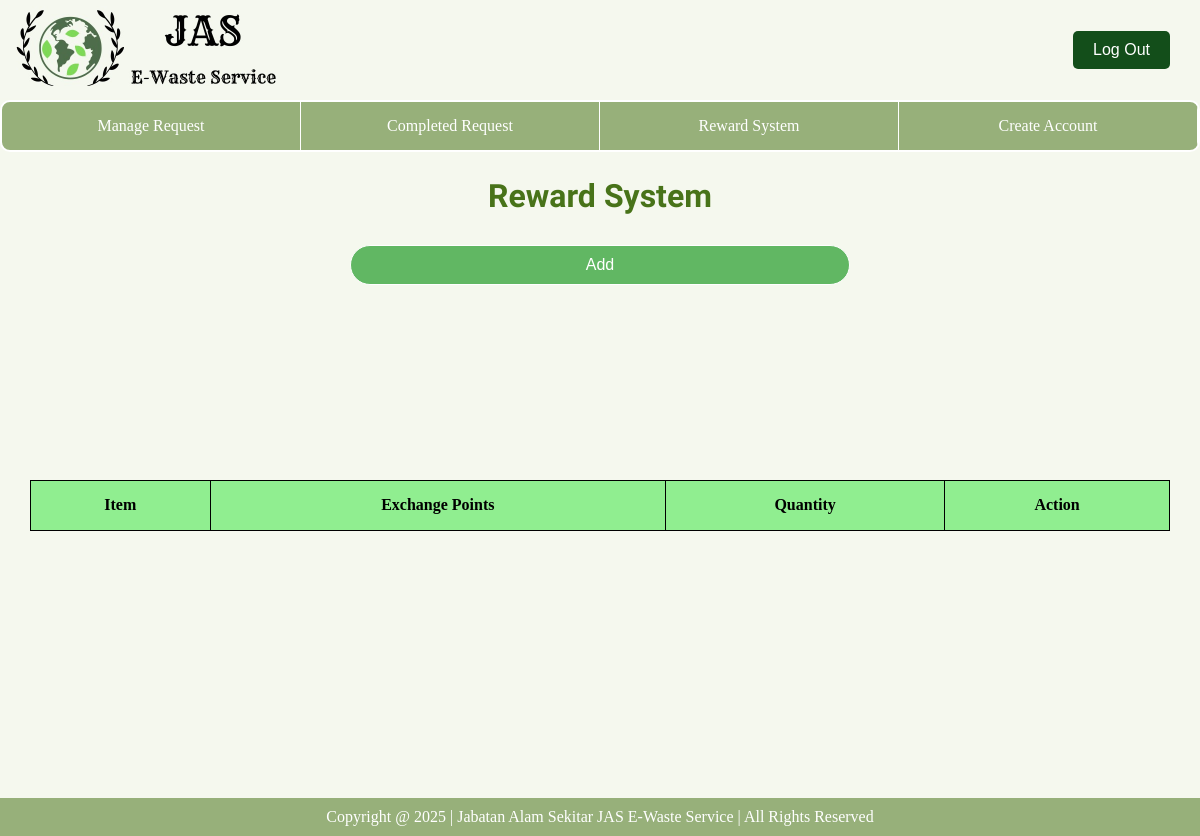
The app's page /operator/reward_system/, older data.
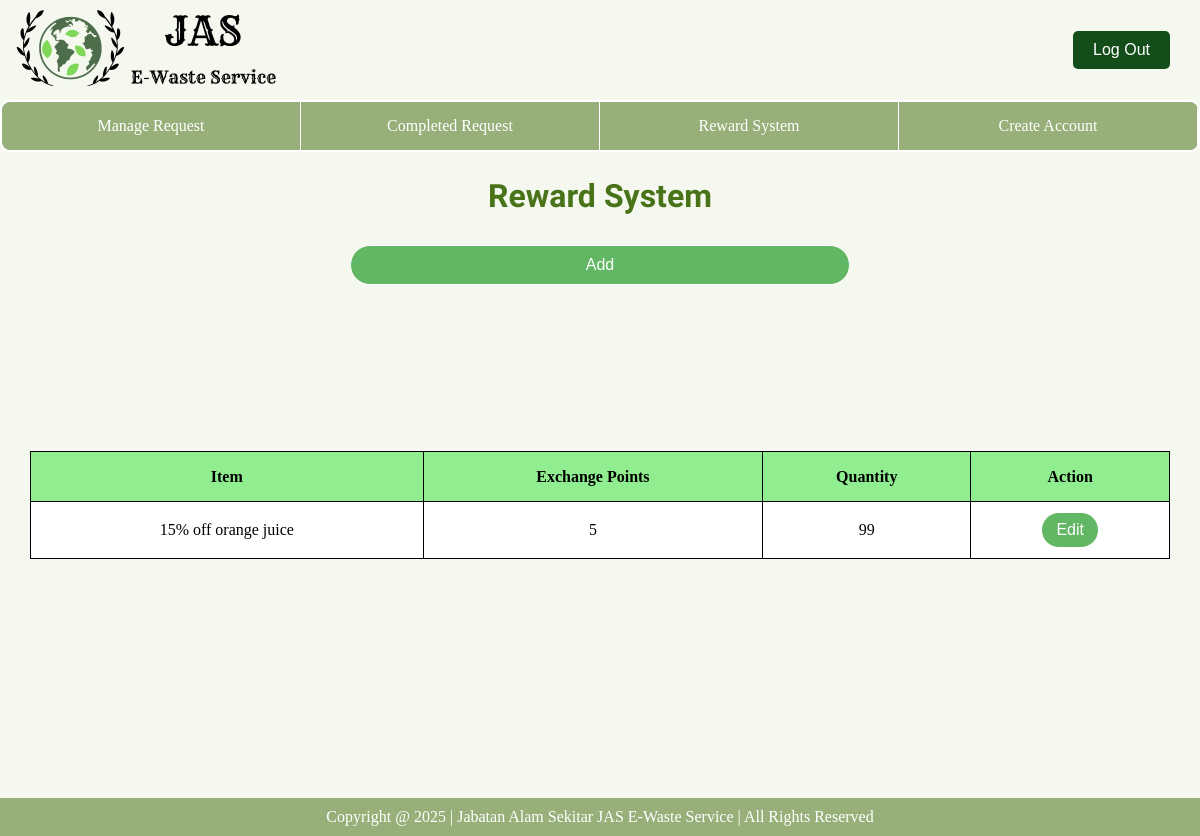
The same page, newer data.
### database/models.py (models this page shows, shortened)
class Voucher(models.Model):
    voucherID = models.CharField(primary_key=True, max_length=200)
    name = models.CharField(max_length=150)
    pointsRequired = models.IntegerField()
    quantity = models.IntegerField()

### e_waste_operator/views.py (the view)
# urls.py: path('reward_system/', reward_system, name='reward_system'), #Reward System
def reward_system(request):
    vouchers = Voucher.objects.all()
    return render(request, 'operator/operator-rewardSystem.html', {"vouchers":vouchers})

### e_waste_operator/templates/operator/operator-rewardSystem.html (shortened to what this page needs)
{% extends 'operator/base_operator.html' %}
{% load static %}
{% block extra_css %}
    <link rel="stylesheet" href="{% static 'css/operator-rewardSystem.css' %}">
{% endblock %}
{% block content %}
    <h1 class="title">Reward System</h1>
    <div class="addNew">
      <div class="addNew-button">
        <a href="{% url 'operator:add_reward' %}">
            <button class="addButton">Add</button>
        </a>
      </div>
    </div>
    <div class="rewardTable">
      <table class>
        <thead>
            <tr>
                <th>Item</th>
                <th>Exchange Points</th>
                <th>Quantity</th>
                <th>Action</th>
            </tr>
        </thead>
        <tbody>
            {% for voucher in vouchers %}
            <tr>
                <td>{{ voucher.name }}</td>
                <td>{{ voucher.pointsRequired }}</td>
                <td>{{ voucher.quantity }}</td>
                <td>
                    <a href="{% url 'operator:edit_reward' voucher.voucherID %}">
                        <button>Edit</button>
                    </a>
                </td>
            </tr>
            {% endfor %}
        </tbody>
      </table>
   </div>
{% endblock %}

Row changes from the older to the newer data that the page shows:
added Voucher: name "15% off orange juice", pointsRequired "5", quantity "99"
